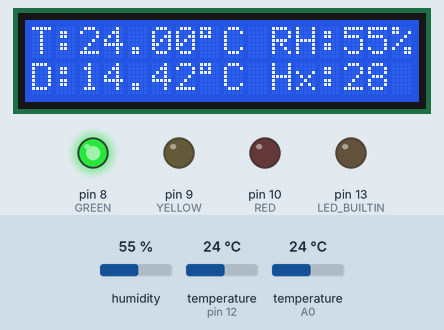
Recording of a sketch running on a simulated Arduino Uno, built with avr-gcc and run on an emulated ATmega328P. Shown: 16×2 character LCD, output pins drawn as LEDs (lit = HIGH). The test bench sets the inputs (shaded band); at power-on: humidity 55 %, temperature (sensors on pin 12, A0) 24 °C.

Above: at 3.4 s.
3.5 s: humidity set to 79 %
At 11.0 s:
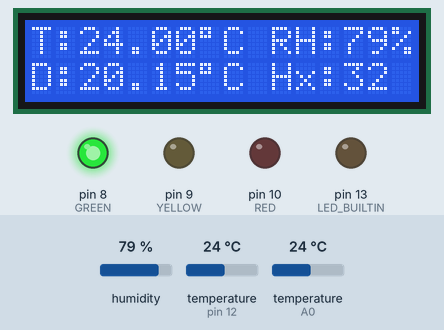
12.6 s: humidity set to 82 %
At 19.2 s:
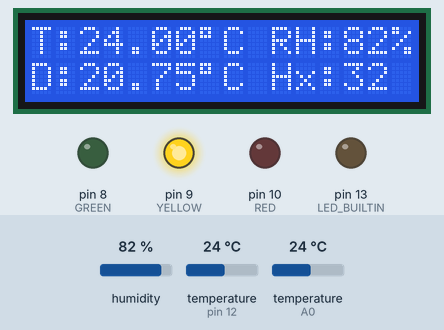
21.7 s: temperature (sensor on pin 12) set to 27 °C
At 27.3 s:
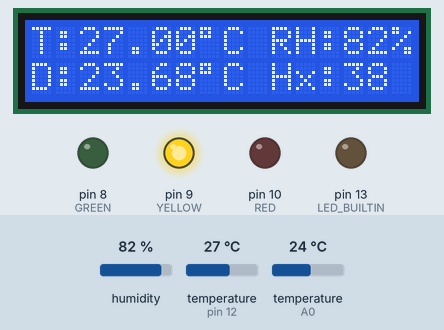
30.8 s: temperature (sensor on pin 12) set to 30 °C
At 35.5 s:
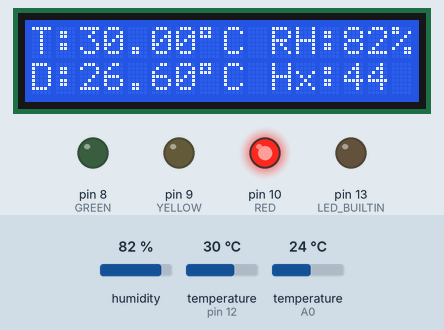
39.9 s: humidity set to 66 %
At 42.4 s:
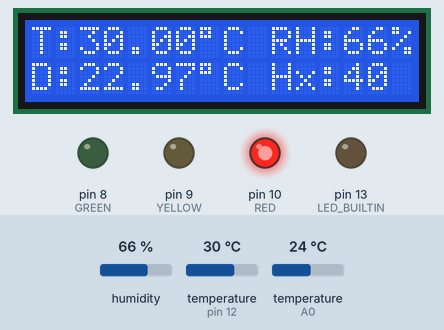
49.0 s: humidity set to 63 %
At 50.6 s:
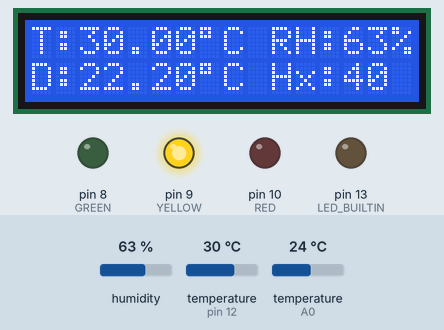
Timing chart, 0 to 52.1 s (numbered marks = the images above; inputs shaded):
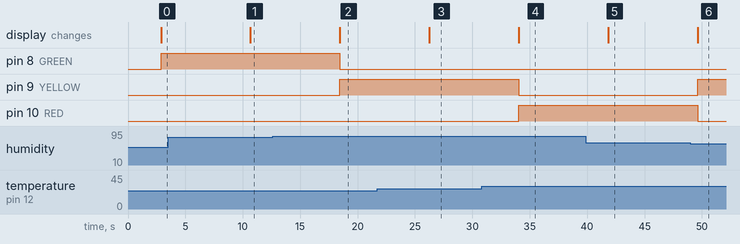

The sketch:

DHT11_with_18B20_Temp_V2.ino
```cpp
/*-----( Import needed libraries )-----*/
#include <dht.h>
#include <LiquidCrystal.h>
#include <DallasTemperature.h> // this header already includes the OneWire header


/*-----( Declare Constants and Pin Numbers )-----*/
#define DHTPIN A0
#define ONE_WIRE_BUS_PIN 12

/*-----( Declare objects )-----*/
// Setup a oneWire instance to communicate with any OneWire devices
OneWire oneWire(ONE_WIRE_BUS_PIN);

// Pass our oneWire reference to Dallas Temperature.
DallasTemperature sensors(&oneWire);

/*
  LiquidCrystal(rs, enable, d4, d5, d6, d7)
  LiquidCrystal(rs, rw, enable, d4, d5, d6, d7)
  LiquidCrystal(rs, enable, d0, d1, d2, d3, d4, d5, d6, d7)
  LiquidCrystal(rs, rw, enable, d0, d1, d2, d3, d4, d5, d6, d7)

  Parameters

  rs:     Arduino pin that is connected to the RS pin on the LCD
  rw:     Arduino pin that is connected to the RW pin on the LCD (optional)
  enable: Arduino pin that is connected to the enable pin on the LCD
  d0, d1, d2, d3, d4, d5, d6, d7:
  Arduino pins that are connected to the corresponding data pins on the LCD.
  d0, d1, d2, and d3 are optional;
  if omitted,
  the LCD will be controlled using only the four data lines (d4, d5, d6, d7). */

LiquidCrystal lcd(7, 6, 5, 4, 3, 2);

dht DHT;


void setup() // setup the system
{
  pinMode(LED_BUILTIN, OUTPUT);
  digitalWrite(LED_BUILTIN, LOW);

  pinMode(10, OUTPUT); //RED
  pinMode(9, OUTPUT);  //YELLOW
  pinMode(8, OUTPUT);  //GREEN

  digitalWrite(10, LOW);
  digitalWrite(9, LOW);
  digitalWrite(8, LOW);
  Serial.begin(9600); // start serial port and comms
  lcd.begin(16, 2);
  lcd.clear();
  lcd.setCursor(0, 0);

  sensors.begin(); //-( Start up the DallasTemperature library )
}

void loop()
{
  delay(2000);
  sensors.requestTemperatures(); // Send the command to get temperatures
  double celsius(sensors.getTempCByIndex(0));
  lcd.setCursor(0, 0);
  lcd.print("T:");
  lcd.setCursor(2, 0);
  lcd.print(celsius);
  lcd.print((char)223);
  lcd.print("C ");

  DHT.read11(DHTPIN);
  lcd.setCursor(10, 0);
  lcd.print("RH:");
  lcd.setCursor(13, 0);
  lcd.print(DHT.humidity, 0);
  lcd.print("%");

  double DP = (dewPoint(celsius, DHT.humidity));
  lcd.setCursor(0, 1);
  lcd.print("D:");
  lcd.setCursor(2, 1);
  lcd.print(DP);
  lcd.print((char)223);
  lcd.print("C ");

  double Hx = (humidex(celsius, DP));
  lcd.setCursor(10, 1);
  lcd.print("Hx:");
  lcd.print(Hx, 0);

/*Range of humidex: Degree of comfort
20 to 29: Little to no discomfort
30 to 39: Some discomfort
40 to 45: Great discomfort; avoid exertion
Above 45: Dangerous; heat stroke quite possible*/


if (Hx < 32)
{
  digitalWrite(10, LOW);
  digitalWrite(9, LOW);
  digitalWrite(8, HIGH);
}
else if (Hx >32 and Hx <40)
{
  digitalWrite(10, LOW);
  digitalWrite(9, HIGH);
  digitalWrite(8, LOW);
}
else
{
  digitalWrite(10, HIGH);
  digitalWrite(9, LOW);
  digitalWrite(8, LOW);
}

  delay(5000);
}


// dewPoint function NOAA
// reference: http://wahiduddin.net/calc/density_algorithms.htm

double dewPoint(double tempC, double Humidity)
{
  double A0 = 373.15 / (273.15 + tempC);
  double SUM = -7.90298 * (A0 - 1);
  SUM += 5.02808 * log10(A0);
  SUM += -1.3816e-7 * (pow(10, (11.344 * (1 - 1 / A0))) - 1) ;
  SUM += 8.1328e-3 * (pow(10, (-3.49149 * (A0 - 1))) - 1) ;
  SUM += log10(1013.246);
  double VP = pow(10, SUM - 3) * Humidity;
  double T = log(VP / 0.61078); // temp var
  return (241.88 * T) / (17.558 - T);
}

/*
// delta max = 0.6544 wrt dewPoint()
// 5x faster than dewPoint()
// reference: http://en.wikipedia.org/wiki/Dew_point

double dewPointFast(double tempC, double Humidity)
{
  double a = 17.271;
  double b = 237.7;
  double temp = (a * tempC) / (b + tempC) + log(Humidity * 0.01);
  double Td = (b * temp) / (a - temp);
  return Td;
} */

double humidex(double tempC, double DewPoint)
{
  double e = 5417.7530 * ((1 / 273.16) - (1 / (273.16 + DewPoint)));
  double h = tempC + 0.5555 * ( 6.11 *  exp (e) - 10);
  return h;
}
```

Measured:
- the behaviour switches between 80 and 81 % on humidity (found by bisection; images 1 and 2)
- the behaviour switches between 28 and 29 °C on temperature (sensor on pin 12) (found by bisection; images 3 and 4)
- the behaviour switches between 65 and 64 % on humidity (found by bisection; images 5 and 6)
- after the input at 3.5 s, the display: changes after 7.2 s (image 1)
- after the input at 12.6 s, pin 8 (GREEN): HIGH → LOW after 5.9 s; pin 9 (YELLOW): LOW → HIGH after 5.9 s; the display: changes after 5.9 s (image 2)
- after the input at 21.7 s, the display: changes after 4.6 s (image 3)
- after the input at 30.8 s, pin 9 (YELLOW): HIGH → LOW after 3.3 s; pin 10 (RED): LOW → HIGH after 3.3 s; the display: changes after 3.3 s (image 4)
- after the input at 39.9 s, the display: changes after 2.0 s (image 5)
- after the input at 49.0 s, pin 9 (YELLOW): LOW → HIGH after 0.65 s; pin 10 (RED): HIGH → LOW after 0.65 s; the display: changes after 0.65 s (image 6)
